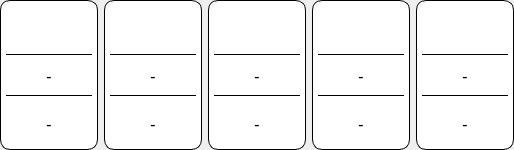
              <widget class="QFrame" name="frame_4">
               <property name="minimumSize">
                <size>
                 <width>96</width>
                 <height>150</height>
                </size>
               </property>
               <property name="maximumSize">
                <size>
                 <width>16777215</width>
                 <height>150</height>
                </size>
               </property>
               <property name="styleSheet">
                <string notr="true"> border: 0px solid gray;
    border-radius: 10px;

    min-width: 6em;


     background: qlineargradient(x1: 0, y1: 0, x2: 0, y2: 1,
                                 stop: 0 #E1E1E1, stop: 0.4 #DDDDDD,
                                 stop: 0.5 #D8D8D8, stop: 1.0 #D3D3D3);</string>
               </property>
               <property name="frameShape">
                <enum>QFrame::StyledPanel</enum>
               </property>
               <property name="frameShadow">
                <enum>QFrame::Raised</enum>
               </property>
               <layout class="QHBoxLayout" name="horizontalLayout_6">
                <property name="leftMargin">
                 <number>0</number>
                </property>
                <property name="topMargin">
                 <number>0</number>
                </property>
                <property name="rightMargin">
                 <number>0</number>
                </property>
                <property name="bottomMargin">
                 <number>0</number>
                </property>
                <item>
                 <widget class="QFrame" name="frame_3">
                  <property name="minimumSize">
                   <size>
                    <width>98</width>
                    <height>141</height>
                   </size>
                  </property>
                  <property name="styleSheet">
                   <string notr="true">background-color: rgb(255, 255, 255);
border: 1px solid;</string>
                  </property>
                  <property name="frameShape">
                   <enum>QFrame::StyledPanel</enum>
                  </property>
                  <property name="frameShadow">
                   <enum>QFrame::Raised</enum>
                  </property>
                  <layout class="QVBoxLayout" name="verticalLayout_3">
                   <property name="leftMargin">
                    <number>5</number>
                   </property>
                   <property name="topMargin">
                    <number>5</number>
                   </property>
                   <property name="rightMargin">
                    <number>5</number>
                   </property>
                   <property name="bottomMargin">
                    <number>5</number>
                   </property>
                   <item>
                    <widget class="QLabel" name="label_2">
                     <property name="styleSheet">
                      <string notr="true">QLabel{
image: url(:/Icons/ResourcesFolder/featherIcons/user.svg);

border-radius: 10px;
border:0px;
}</string>
                     </property>
                     <property name="text">
                      <string/>
                     </property>
                    </widget>
                   </item>
                   <item>
                    <widget class="QLabel" name="nameHistory0">
                     <property name="font">
                      <font>
                       <family>Rockwell</family>
                       <pointsize>12</pointsize>
                      </font>
                     </property>
                     <property name="styleSheet">
                      <string notr="true">border:0px;
border-radius:0px;
border-bottom:1px solid;
border-top:1px solid;</string>
                     </property>
                     <property name="text">
                      <string>-</string>
                     </property>
                     <property name="alignment">
                      <set>Qt::AlignCenter</set>
                     </property>
                    </widget>
                   </item>
                   <item>
                    <widget class="QLabel" name="dateHistory0">
                     <property name="font">
                      <font>
                       <family>Rockwell</family>
                       <pointsize>12</pointsize>
                      </font>
                     </property>
                     <property name="styleSheet">
                      <string notr="true">border:0px</string>
                     </property>
                     <property name="text">
                      <string>-</string>
                     </property>
                     <property name="alignment">
                      <set>Qt::AlignCenter</set>
                     </property>
                    </widget>
                   </item>
                  </layout>
                 </widget>
                </item>
                <item>
                 <widget class="QFrame" name="frame_10">
                  <property name="minimumSize">
                   <size>
                    <width>98</width>
                    <height>141</height>
                   </size>
                  </property>
                  <property name="styleSheet">
                   <string notr="true">background-color: rgb(255, 255, 255);
border: 1px solid;</string>
                  </property>
                  <property name="frameShape">
                   <enum>QFrame::StyledPanel</enum>
                  </property>
                  <property name="frameShadow">
                   <enum>QFrame::Raised</enum>
                  </property>
                  <layout class="QVBoxLayout" name="verticalLayout_4">
                   <property name="leftMargin">
                    <number>5</number>
                   </property>
                   <property name="topMargin">
                    <number>5</number>
                   </property>
                   <property name="rightMargin">
                    <number>5</number>
                   </property>
                   <property name="bottomMargin">
                    <number>5</number>
                   </property>
                   <item>
                    <widget class="QLabel" name="label_6">
                     <property name="styleSheet">
                      <string notr="true">image: url(:/Icons/ResourcesFolder/featherIcons/user.svg);

border-radius: 10px;
border:0px;</string>
                     </property>
                     <property name="text">
                      <string/>
                     </property>
                    </widget>
                   </item>
                   <item>
                    <widget class="QLabel" name="nameHistory1">
                     <property name="font">
                      <font>
                       <family>Rockwell</family>
                       <pointsize>12</pointsize>
                      </font>
                     </property>
                     <property name="styleSheet">
                      <string notr="true">border:0px;
border-radius:0px;
border-bottom:1px solid;
border-top:1px solid;</string>
                     </property>
                     <property name="text">
                      <string>-</string>
                     </property>
                     <property name="alignment">
                      <set>Qt::AlignCenter</set>
                     </property>
                    </widget>
                   </item>
                   <item>
                    <widget class="QLabel" name="dateHistory1">
                     <property name="font">
                      <font>
                       <family>Rockwell</family>
                       <pointsize>12</pointsize>
                      </font>
                     </property>
                     <property name="styleSheet">
                      <string notr="true">border:0px;</string>
                     </property>
                     <property name="text">
                      <string>-</string>
                     </property>
                     <property name="alignment">
                      <set>Qt::AlignCenter</set>
                     </property>
                    </widget>
                   </item>
                  </layout>
                 </widget>
                </item>
                <item>
                 <widget class="QFrame" name="frame_11">
                  <property name="minimumSize">
                   <size>
                    <width>98</width>
                    <height>141</height>
                   </size>
                  </property>
                  <property name="styleSheet">
                   <string notr="true">background-color: rgb(255, 255, 255);
border: 1px solid;</string>
                  </property>
                  <property name="frameShape">
                   <enum>QFrame::StyledPanel</enum>
                  </property>
                  <property name="frameShadow">
                   <enum>QFrame::Raised</enum>
                  </property>
                  <layout class="QVBoxLayout" name="verticalLayout_5">
                   <property name="leftMargin">
                    <number>5</number>
                   </property>
                   <property name="topMargin">
                    <number>5</number>
                   </property>
                   <property name="rightMargin">
                    <number>5</number>
                   </property>
                   <property name="bottomMargin">
                    <number>5</number>
                   </property>
                   <item>
                    <widget class="QLabel" name="label_9">
                     <property name="styleSheet">
                      <string notr="true">image: url(:/Icons/ResourcesFolder/featherIcons/user.svg);

border-radius: 10px;
border:0px;
</string>
                     </property>
                     <property name="text">
                      <string/>
                     </property>
                    </widget>
                   </item>
                   <item>
                    <widget class="QLabel" name="nameHistory2">
                     <property name="font">
                      <font>
                       <family>Rockwell</family>
                       <pointsize>12</pointsize>
                      </font>
                     </property>
                     <property name="styleSheet">
                      <string notr="true">border:0px;
border-radius:0px;
border-bottom:1px solid;
border-top:1px solid;</string>
                     </property>
                     <property name="text">
                      <string>-</string>
                     </property>
                     <property name="alignment">
                      <set>Qt::AlignCenter</set>
                     </property>
                    </widget>
                   </item>
                   <item>
                    <widget class="QLabel" name="dateHistory2">
                     <property name="font">
                      <font>
                       <family>Rockwell</family>
                       <pointsize>12</pointsize>
                      </font>
                     </property>
                     <property name="styleSheet">
                      <string notr="true">border:0px;</string>
                     </property>
                     <property name="text">
                      <string>-</string>
                     </property>
                     <property name="alignment">
                      <set>Qt::AlignCenter</set>
                     </property>
                    </widget>
                   </item>
                  </layout>
                 </widget>
                </item>
                <item>
                 <widget class="QFrame" name="frame_12">
                  <property name="minimumSize">
                   <size>
                    <width>98</width>
                    <height>141</height>
                   </size>
                  </property>
                  <property name="styleSheet">
                   <string notr="true">background-color: rgb(255, 255, 255);
border: 1px solid;</string>
                  </property>
                  <property name="frameShape">
                   <enum>QFrame::StyledPanel</enum>
                  </property>
                  <property name="frameShadow">
                   <enum>QFrame::Raised</enum>
                  </property>
                  <layout class="QVBoxLayout" name="verticalLayout_6">
                   <property name="leftMargin">
                    <number>5</number>
                   </property>
                   <property name="topMargin">
                    <number>5</number>
                   </property>
                   <property name="rightMargin">
                    <number>5</number>
                   </property>
                   <property name="bottomMargin">
                    <number>5</number>
                   </property>
                   <item>
                    <widget class="QLabel" name="label_12">
                     <property name="styleSheet">
                      <string notr="true">image: url(:/Icons/ResourcesFolder/featherIcons/user.svg);

border-radius: 10px;
border:0px;</string>
                     </property>
                     <property name="text">
                      <string/>
                     </property>
                    </widget>
                   </item>
                   <item>
                    <widget class="QLabel" name="nameHistory3">
                     <property name="font">
                      <font>
                       <family>Rockwell</family>
                       <pointsize>12</pointsize>
                      </font>
                     </property>
                     <property name="styleSheet">
                      <string notr="true">border:0px;
border-radius:0px;
border-bottom:1px solid;
border-top:1px solid;</string>
                     </property>
                     <property name="text">
                      <string>-</string>
                     </property>
                     <property name="alignment">
                      <set>Qt::AlignCenter</set>
                     </property>
                    </widget>
                   </item>
                   <item>
                    <widget class="QLabel" name="dateHistory3">
                     <property name="font">
                      <font>
                       <family>Rockwell</family>
                       <pointsize>12</pointsize>
                      </font>
                     </property>
                     <property name="styleSheet">
                      <string notr="true">border:0px;</string>
                     </property>
                     <property name="text">
                      <string>-</string>
                     </property>
                     <property name="alignment">
                      <set>Qt::AlignCenter</set>
                     </property>
                    </widget>
                   </item>
                  </layout>
                 </widget>
                </item>
                <item>
                 <widget class="QFrame" name="frame_13">
                  <property name="minimumSize">
                   <size>
                    <width>98</width>
                    <height>141</height>
                   </size>
                  </property>
                  <property name="styleSheet">
                   <string notr="true">background-color: rgb(255, 255, 255);
border: 1px solid;</string>
                  </property>
                  <property name="frameShape">
                   <enum>QFrame::StyledPanel</enum>
                  </property>
                  <property name="frameShadow">
                   <enum>QFrame::Raised</enum>
                  </property>
                  <layout class="QVBoxLayout" name="verticalLayout_7">
                   <property name="leftMargin">
                    <number>5</number>
                   </property>
                   <property name="topMargin">
                    <number>5</number>
                   </property>
                   <property name="rightMargin">
                    <number>5</number>
                   </property>
                   <property name="bottomMargin">
                    <number>5</number>
                   </property>
                   <item>
                    <widget class="QLabel" name="label_15">
                     <property name="styleSheet">
                      <string notr="true">image: url(:/Icons/ResourcesFolder/featherIcons/user.svg);

border-radius: 10px;
border:0px;</string>
                     </property>
                     <property name="text">
                      <string/>
                     </property>
                    </widget>
                   </item>
                   <item>
                    <widget class="QLabel" name="nameHistory4">
                     <property name="font">
                      <font>
                       <family>Rockwell</family>
                       <pointsize>12</pointsize>
                      </font>
                     </property>
                     <property name="styleSheet">
                      <string notr="true">border:0px;
border-radius:0px;
border-bottom:1px solid;
border-top:1px solid;</string>
                     </property>
                     <property name="text">
                      <string>-</string>
                     </property>
                     <property name="alignment">
                      <set>Qt::AlignCenter</set>
                     </property>
                    </widget>
                   </item>
                   <item>
                    <widget class="QLabel" name="dateHistory4">
                     <property name="font">
                      <font>
                       <family>Rockwell</family>
                       <pointsize>12</pointsize>
                      </font>
                     </property>
                     <property name="styleSheet">
                      <string notr="true">border:0px;</string>
                     </property>
                     <property name="text">
                      <string>-</string>
                     </property>
                     <property name="alignment">
                      <set>Qt::AlignCenter</set>
                     </property>
                    </widget>
                   </item>
                  </layout>
                 </widget>
                </item>
               </layout>
              </widget>
